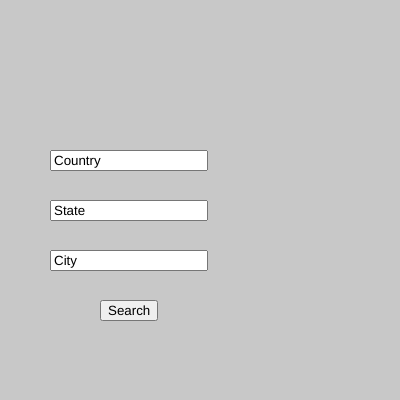
Frame 1 (no input)
Frame 60 (no input): identical to frame 1, image omitted
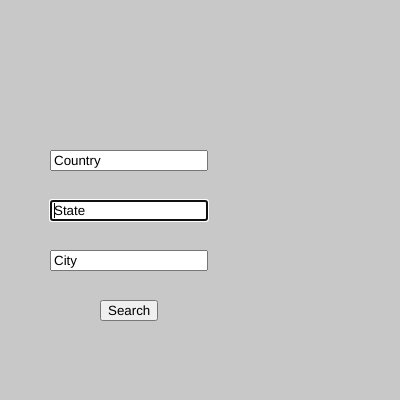
Frame 120 (the mouse pressed at the canvas centre since frame 60)

The p5.js sketch that drew these frames (run headless with seeded random() and noise() and a simulated clock; from frame 60 on, the mouse is pressed at the canvas centre):

// p5.js sketch
// ── sketch.js

var input1;
var inputButton;
var input2;
var input3;


function setup() {

	createCanvas(400,400);

    input1 = createInput("Country");
    input1.position(50, 150);
    input1.style('width', '150px');


    input2 = createInput("State");
    input2.position(50, 200);
    input2.style('width', '150px');

    input3 = createInput("City");
    input3.position(50, 250);
    input3.style('width', '150px');
    
    inputButton = createButton("Search");
    inputButton.position(100,300);
    inputButton.mousePressed(printName);

}

function draw() {

	background(200);

}


function printName(){




	var result1 = input1.value(); 
	input1.value(""); 

	var result2 = input2.value(); 
	input2.value(""); 

	var result3 = input3.value();
	input3.value(""); 


	var baseUrl = "http://api.airvisual.com/v2/city?city=";
	var cityName = result3;
	var state = result2;
	var country = result1;
	var apiKey = "9TmdgW6YPq2Y6DDZJ";


	url= baseUrl+cityName+"&state="+state+"&country="+country+"&key="+apiKey;
	console.log(url);

}
